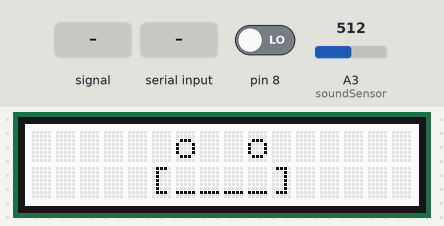
A sketch run on a simulated Arduino Uno, built with avr-gcc and run on an emulated ATmega328P. On the bench: 16×2 character LCD. Inputs (shaded band) come from the test bench; at power-on: A3 (soundSensor) = 512, pin 8 LOW. What the sketch prints to the serial monitor is not drawn.

Above: at 1.6 s.
1.7 s: A3 (soundSensor) fed a 200 Hz sine of ±460 counts around its level
At 4.0 s:
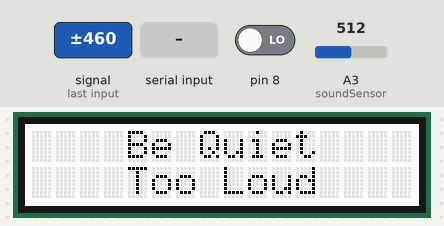
4.8 s: "Computer Science\n" received over Serial
At 7.7 s:
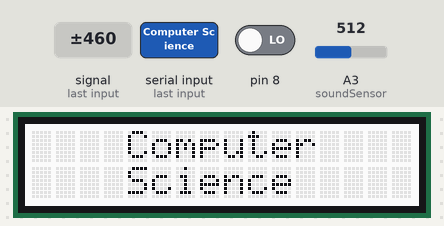
9.1 s: "Marketing\n" received over Serial
At 10.4 s:
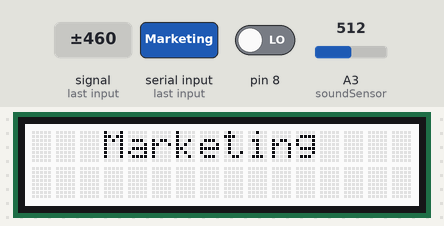
13.1 s: "Business\n" received over Serial
At 14.9 s:
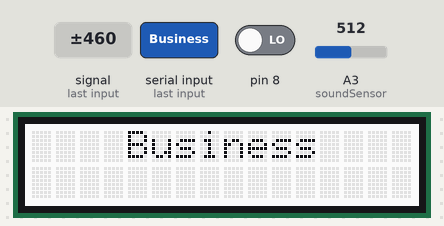
17.4 s: A3 (soundSensor) set to 716
At 19.2 s:
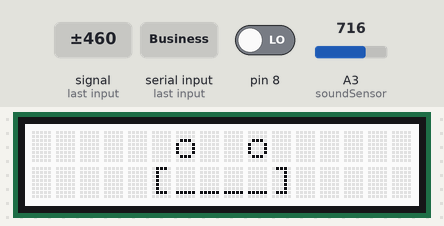
20.1 s: A3 (soundSensor) set to 785
23.2 s: A3 (soundSensor) set to 813
At 25.0 s:
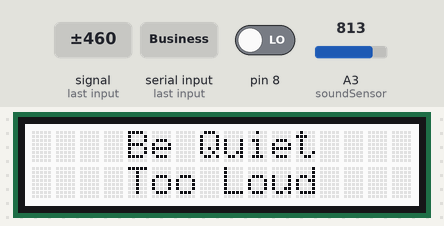
Timing chart, 0 to 26.5 s (numbered marks = the images above; inputs shaded):
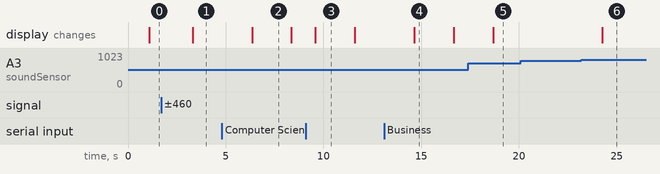

The sketch:

serialCommunicationWithLCD.ino
```cpp
# include <Wire.h>
# include "rgb_lcd.h"

rgb_lcd lcd;

const int soundSensor = A3;
const int threshold = 800; // 800 normal, 1000 for library environment

void setup() {
  pinMode(soundSensor, INPUT); // Sound sensor set as input
  lcd.begin(16, 2);

  Serial.begin(9600);
}

void loop() {
  if (Serial.available() > 0) {
    String data = Serial.readStringUntil('\n');
    Serial.print("You sent me: ");
    Serial.println(data);
    if (data == "Computer Science") {
      lcd.clear();
      lcd.setCursor(4, 0);
      lcd.print("Computer");
      lcd.setCursor(4, 2);
      lcd.print("Science");
      delay(1000);
    }
    else if (data == "Marketing") {
      lcd.clear();
      lcd.setCursor(3, 0);
      lcd.print("Marketing");
      delay(1000);
    }
    else if (data == "Business"){
      lcd.clear();
      lcd.setCursor(4, 0);
      lcd.print("Business");
      delay(1000);
    }
  }

  int sensorValue = analogRead(soundSensor); // Read analog value from A3 pin
  int digitalValue = digitalRead(8);
  //Serial.print("Analog: ");
  //Serial.print(sensorValue);
  //Serial.print(", Digital: ");
  //Serial.println(digitalValue);
  delay(1000);

  if(sensorValue > threshold){
    lcd.clear();
    lcd.setCursor(4, 0);
    lcd.print("Be Quiet");
    lcd.setCursor(4, 2);
    lcd.print("Too Loud");

    // Serial.println("This is the sound value:");
    // Serial.println(sensorValue);
    //Serial.println("Sound exceeds the threshold!");
    // Serial.println();
    delay(1000);
  }
  else{
    lcd.clear();
    lcd.setCursor(6, 0);
    lcd.print("o  o");
    lcd.setCursor(5, 1);
    lcd.print("[____]");
    delay(100);
  }
}
```

Measured:
- the behaviour switches between 800 and 801 on A3 (soundSensor) (found by bisection; images 5 and 6)
- after the input at 1.7 s, the display: changes after 1.6 s (image 1)
- after the input at 4.8 s, the display: changes after 1.6 s (image 2)
- after the input at 9.1 s, the display: changes after 0.49 s (image 3)
- after the input at 13.1 s, the display: changes after 1.5 s (image 4)
- after the input at 17.4 s, the display: changes after 1.3 s (image 5)
- after the input at 20.1 s, every drawn part: stays the same
- after the input at 23.2 s, the display: changes after 1.1 s (image 6)
